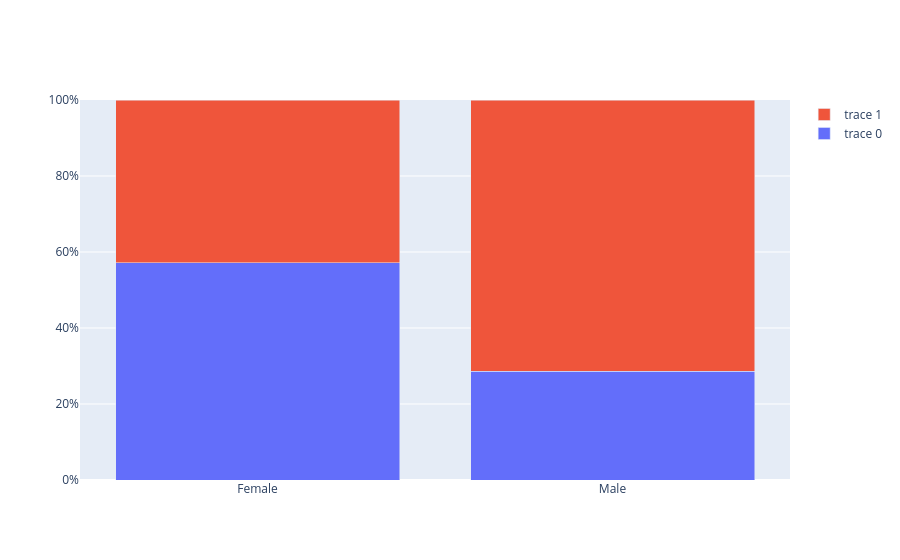

Notebook cell for this chart:
### Code cell
# The yaxis text should be percentage using tickformat
x = ['Female','Male']
y1 = [40,20]
y2 = [30,50]

trace1 = go.Bar 
trace2 = go.Bar 

layout = go.Layout 

fig = go.Figure 
fig.show

### Figure 1 — Plotly figure (JSON) as saved in the notebook; plotly's stock layout.template omitted (floating-point values rounded to 4 significant figures)
{"data": [{"type": "bar", "x": ["Female", "Male"], "y": [40, 20]}, {"type": "bar", "x": ["Female", "Male"], "y": [30, 50]}], "layout": {"barmode": "stack", "barnorm": "fraction", "yaxis": {"tickformat": ".0%"}}}
